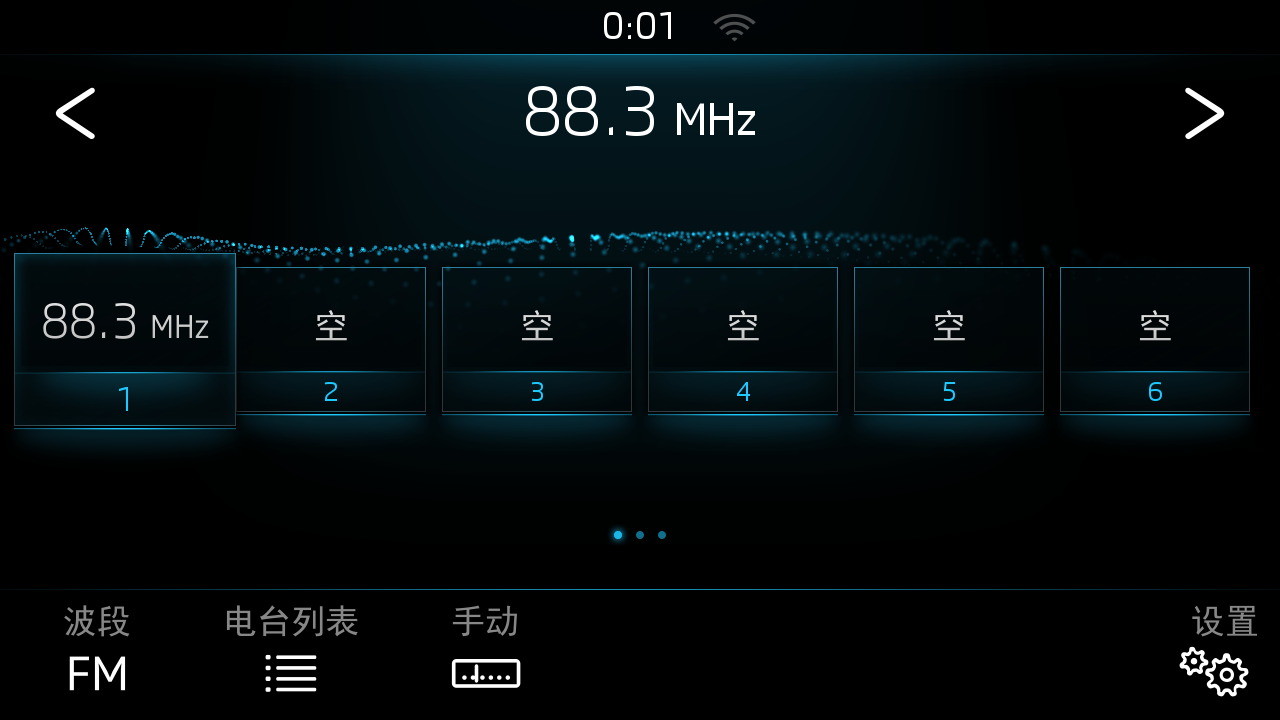
#> input picture My/HMI Design and Simulation/SCEdit/recognition module/Tuner_main.png, 1280 x 720 px, given in place of , which was not available
$ python recognition.py
#> lines starting #> are read from the running program, lines starting #| are printed output that depends on the picture; after the words box and inside, x2 and y2 are one past the last pixel; in counts of white or black regions, pixels touching at a corner belong together; pictures that were not available may be replaced by others from this repository, and a replacement may not be noted
import numpy as np
import cv2
import os
from matplotlib import pyplot as plt
import sys, getopt
from xml.dom.minidom import parse
import xml.dom.minidom
# [68 lines left out: functions output_xml, parse_xml, not called in this run]

def draw_rectangle(inputfile):
    im = cv2.imread(inputfile)
    imgray = cv2.cvtColor(im,cv2.COLOR_BGR2GRAY)
    ret,thresh = cv2.threshold(imgray,127,255,0)
    blursize=101
    while 1:
        blurred_image = cv2.GaussianBlur(thresh,(blursize,blursize),0)
        contours, hierarchy = cv2.findContours(blurred_image,cv2.RETR_EXTERNAL,cv2.CHAIN_APPROX_SIMPLE)
        print('contours,blursize "',len(contours),blursize)
        if len(contours)>30:
            break
        if blursize<blurred_image.shape[0]/100:
            break
        if blursize<5:
            break
        blursize=blursize-2
    #if nrootdir exists, clear all the file in the folder
    nrootdir=("./Cutimages/")
    if os.path.isdir(nrootdir):
        dirs = os.listdir("./Cutimages/" )
        for file in dirs:
            if not os.path.isdir(file):
                os.remove("./Cutimages/"+file)
    else:
        os.makedirs(nrootdir)
    #draw all the countours' bounding rectangles and save this images in the temp folder.
    for i in range(0,len(contours)):
        x, y, w, h = cv2.boundingRect(contours[i])
        cv2.rectangle(blurred_image, (x,y), (x+w,y+h), (153,153,0), 5)
        newimage=im[y+2:y+h-2,x+2:x+w-2] # 先用y确定高，再用x确定宽
        edge_of_subimage = cv2.Canny(newimage,100,200)
        cv2.imwrite( nrootdir+str(i)+".jpg",edge_of_subimage)
        draw_contour(edge_of_subimage)
        cv2.imwrite( nrootdir+str(i)+"_.jpg",edge_of_subimage)
    #show intrested images
    plt.subplot(121),plt.imshow(im)
    plt.title('Original Image'), plt.xticks([]), plt.yticks([])
    plt.subplot(122),plt.imshow(blurred_image)
    plt.title('Edge Image'), plt.xticks([]), plt.yticks([])
    plt.show()

# [7 lines left out: function draw_contour, not called in this run]

def main(argv):
    inputfile = ''
    outputfile = ''
    try:
        opts, args = getopt.getopt(argv,"hi:o:",["ifile=","ofile="])
    except getopt.GetoptError:
        print('test.py -i <inputfile> -o <outputfile>')
        sys.exit(2)
    for opt, arg in opts:
      if opt == '-h':
        print('test.py -i <inputfile> -o <outputfile>')
        sys.exit()
      elif opt in ("-i", "--ifile"):
        inputfile = arg
      elif opt in ("-o", "--ofile"):
        outputfile = arg

    print('Input file is "', inputfile)
    print('Output file is "', outputfile)

    draw_rectangle(inputfile)
#> in draw_rectangle, im is the input picture: shape (720, 1280, 3); mean B, G, R 13.2, 11.1, 4.4
#> in draw_rectangle, `imgray = cv2.cvtColor(im,cv2.COLOR_BGR2GRAY)`:
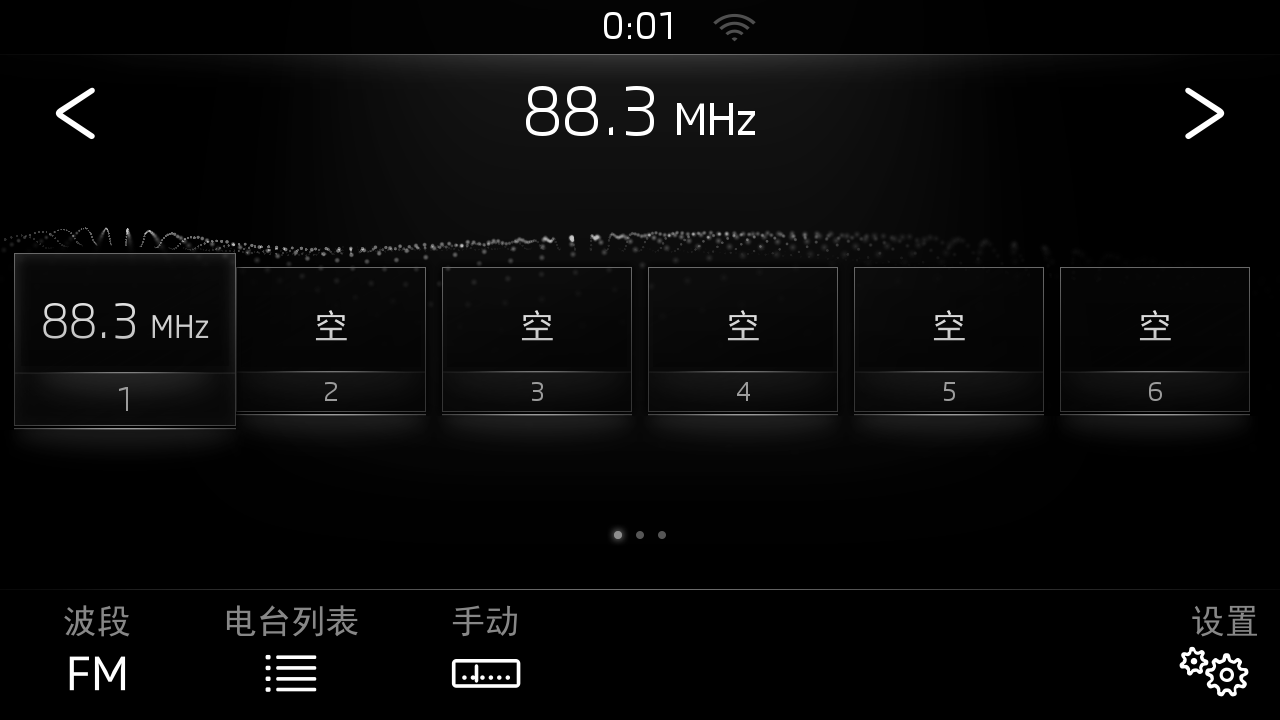
#> imgray: shape (720, 1280); min 0, max 255, mean 9.3
#> in draw_rectangle, `ret,thresh = cv2.threshold(imgray,127,255,0)`:
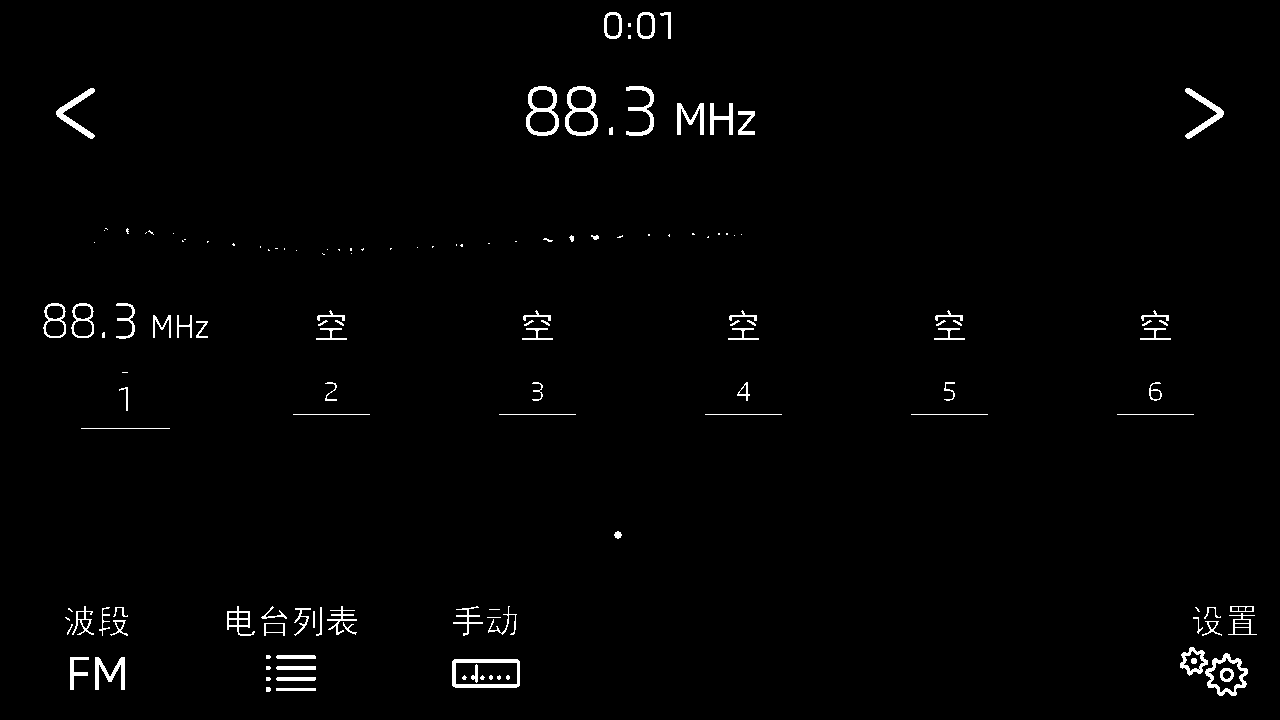
#> thresh: shape (720, 1280); 1.4% white; 142 white regions (57 under 20 px), largest, box (x1, y1, x2, y2) and area: (452, 659, 520, 688) 677, (526, 86, 559, 136) 594, (565, 86, 598, 136) 594
#> the loop in draw_rectangle, `while 1:` made 1 pass
#| contours,blursize " 91 101
#> pass 1, in draw_rectangle, `blurred_image = cv2.GaussianBlur(thresh,(blursize,blursize),0)`:
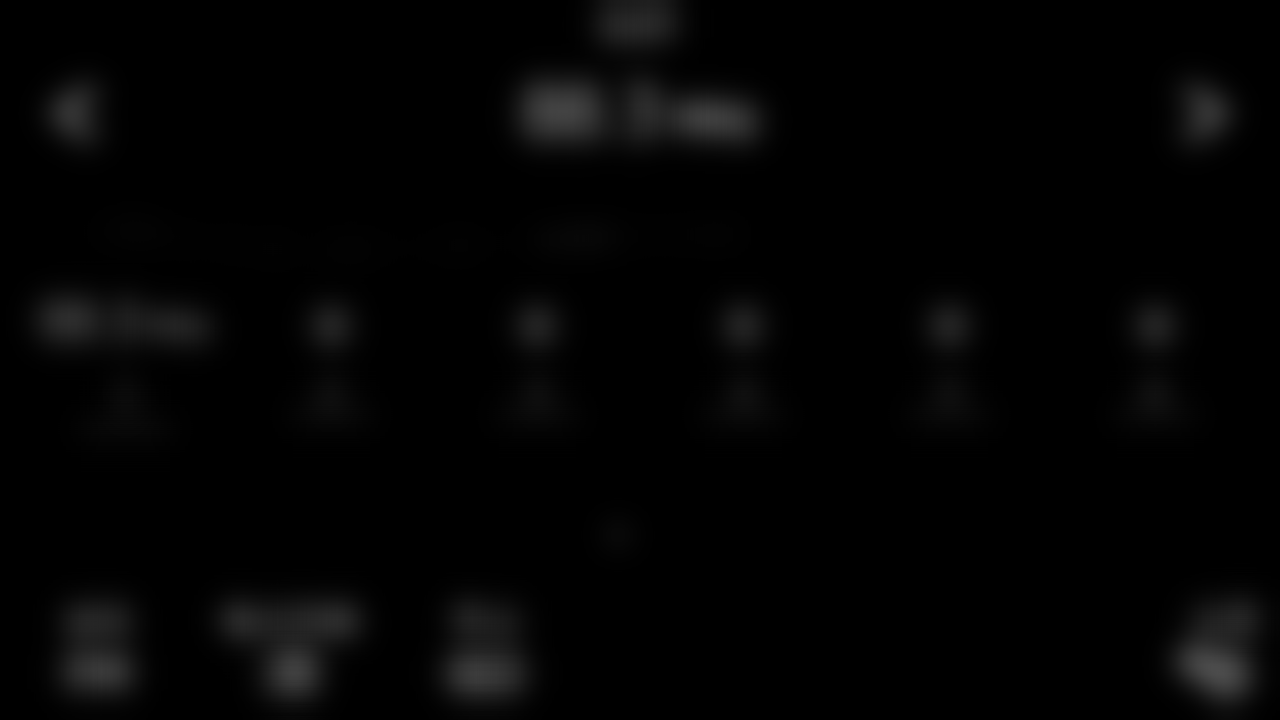
#> blurred_image: shape (720, 1280); min 0, max 76, mean 3.6
#> after the loop in draw_rectangle, `while 1:`: blursize = 101
#> the loop in draw_rectangle, `for i in range(0,len(contours)):` made 1 pass
#> (x, y, w, h) on pass 1: (560, 661, 3, 24)
#> after the loop in draw_rectangle, `for i in range(0,len(contours)):`: blurred_image: shape (720, 1280); 0.03% of pixels changed, all inside (x1, y1, x2, y2) = (557, 658, 567, 689)
    parse_xml(outputfile)
    output_xml(inputfile)


if __name__ == "__main__":
#> (the run stopped early here; a loop or call above may not have finished)
